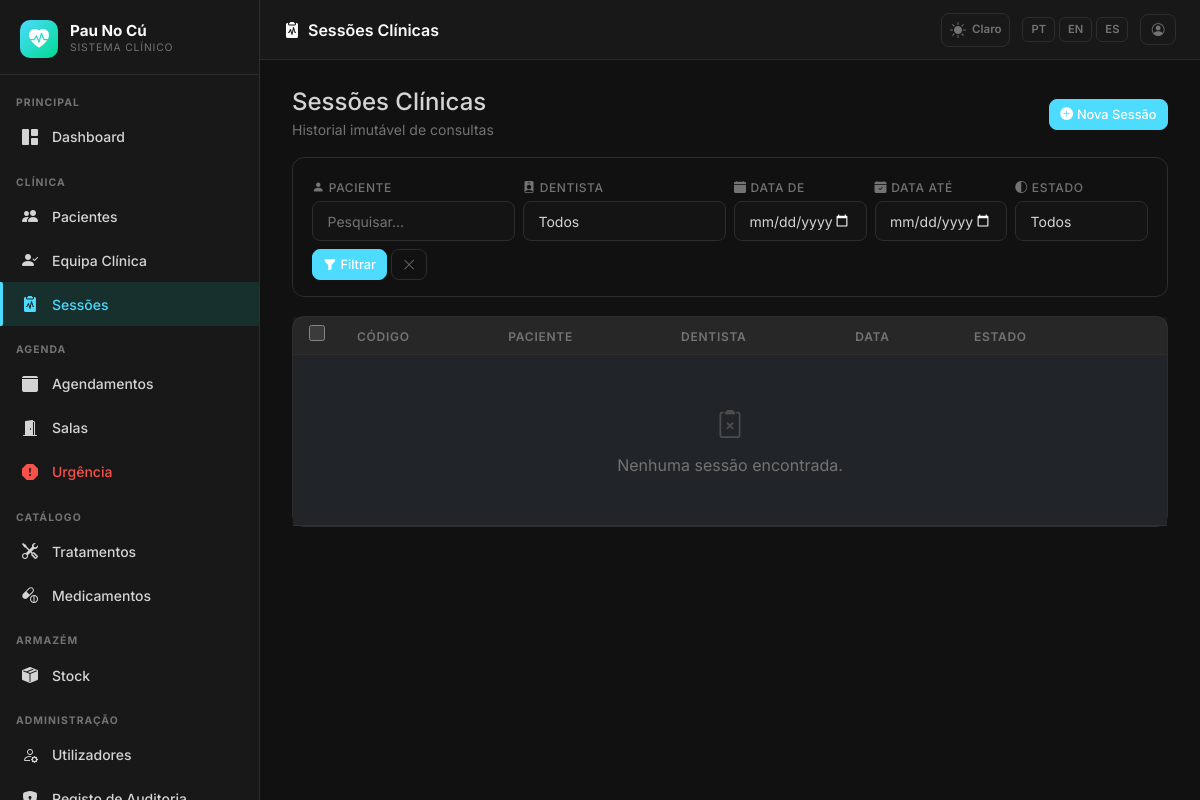
Before: /sessions/ (signed in) with the older database file.
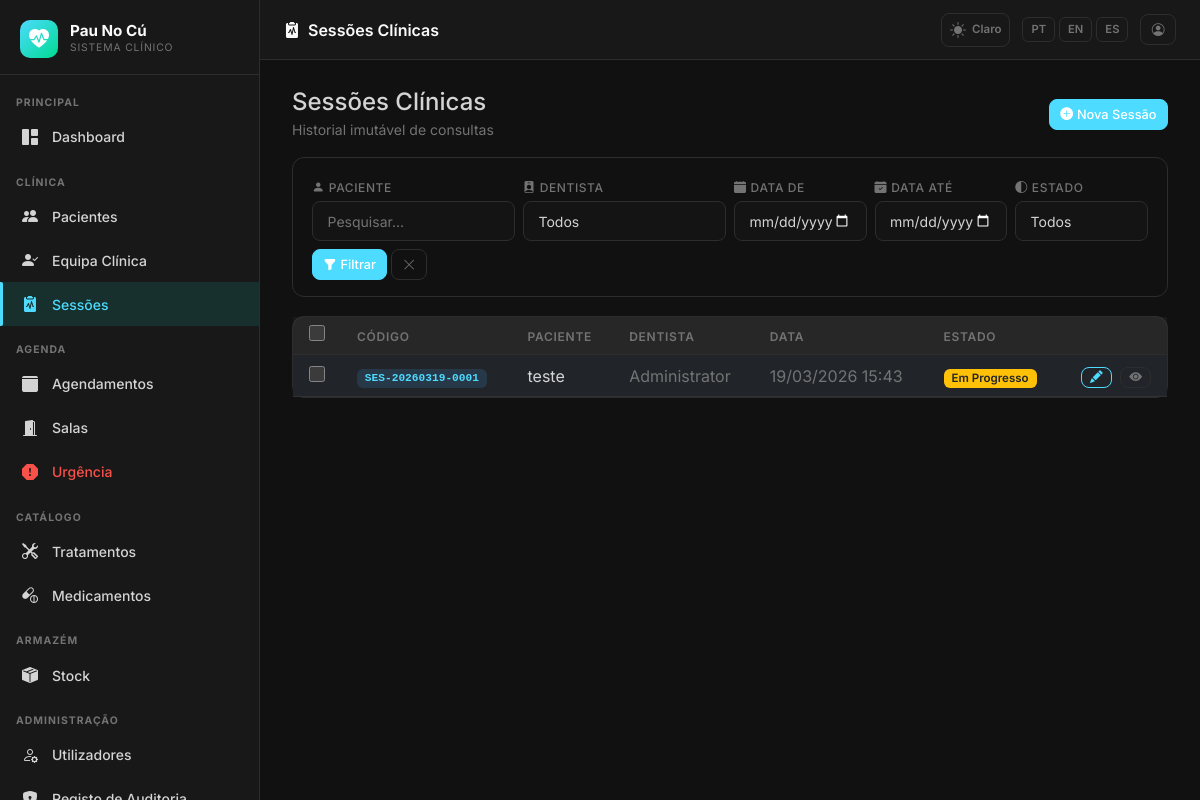
After: the same page with the newer database file.
### app/models.py (models this page shows, shortened)
class ClinicalSession(db.Model):
    __tablename__ = 'clinical_sessions'
    id = db.Column(db.Integer, primary_key=True)
    session_code = db.Column(db.String(30), unique=True, nullable=False, index=True)
    patient_id = db.Column(db.Integer, db.ForeignKey('patients.id'), nullable=False)
    dentist_id = db.Column(db.Integer, db.ForeignKey('users.id'), nullable=False)
    appointment_id = db.Column(db.Integer, db.ForeignKey('appointments.id'), nullable=True)
    session_date = db.Column(db.DateTime, nullable=False, default=lambda: datetime.now(timezone.utc))
    chief_complaint = db.Column(db.Text, nullable=True)
    clinical_notes = db.Column(db.Text, nullable=True)
    diagnosis = db.Column(db.Text, nullable=True)
    treatment_plan = db.Column(db.Text, nullable=True)
    odontogram_data = db.Column(db.JSON, nullable=True)
    status = db.Column(db.String(30), default=SessionStatus.SCHEDULED, nullable=False)
    closed_at = db.Column(db.DateTime, nullable=True)
    created_at = db.Column(db.DateTime, default=lambda: datetime.now(timezone.utc))
    created_by_id = db.Column(db.Integer, db.ForeignKey('users.id'), nullable=True)
    created_by = db.relationship('User', foreign_keys='ClinicalSession.created_by_id',
                                  backref='created_clinical_sessions')
    bp_systolic = db.Column(db.Integer, nullable=True)
    bp_diastolic = db.Column(db.Integer, nullable=True)
    heart_rate = db.Column(db.Integer, nullable=True)
    temperature = db.Column(db.Float, nullable=True)
    weight_kg = db.Column(db.Float, nullable=True)
    oxygen_saturation = db.Column(db.Integer, nullable=True)
    prescriptions = db.relationship('Prescription', backref='session', lazy='dynamic')
    xrays = db.relationship('XRay', backref='session', lazy='dynamic')
    evolution_photos = db.relationship('EvolutionPhoto', backref='session', lazy='dynamic')
    addenda = db.relationship('SessionAddendum', backref='session', lazy='dynamic',
                              order_by='SessionAddendum.created_at')
    session_consumables = db.relationship('SessionConsumable', backref='session',
                                          lazy='dynamic', order_by='SessionConsumable.created_at')
    _ADMIN_ONLY_FIELDS = frozenset(['created_by_id'])
    _INVARIANT_FIELDS = frozenset(['patient_id', 'dentist_id'])

class Patient(db.Model):
    __tablename__ = 'patients'
    id = db.Column(db.Integer, primary_key=True)
    user_id = db.Column(db.Integer, db.ForeignKey('users.id'), nullable=True)
    full_name = db.Column(db.String(200), nullable=False)
    date_of_birth = db.Column(db.Date, nullable=True)
    gender = db.Column(db.String(20), nullable=True)
    id_doc = db.Column('cpf_nif', db.String(30), nullable=True, unique=True)
    nationality = db.Column(db.String(100), nullable=True)
    address = db.Column(db.Text, nullable=True)
    city = db.Column(db.String(100), nullable=True)
    postal_code = db.Column(db.String(20), nullable=True)
    phone = db.Column(db.String(30), nullable=True)
    email = db.Column(db.String(120), nullable=True)
    emergency_contact_name = db.Column(db.String(200), nullable=True)
    emergency_contact_phone = db.Column(db.String(30), nullable=True)
    insurance_provider = db.Column(db.String(100), nullable=True)
    insurance_number = db.Column(db.String(50), nullable=True)
    photo_path = db.Column(db.String(500), nullable=True)
    anamnesis_pt = db.Column(db.Text, nullable=True)
    anamnesis_en = db.Column(db.Text, nullable=True)
    anamnesis_es = db.Column(db.Text, nullable=True)
    allergies_pt = db.Column(db.Text, nullable=True)
    allergies_en = db.Column(db.Text, nullable=True)
    allergies_es = db.Column(db.Text, nullable=True)
    medications_pt = db.Column(db.Text, nullable=True)
    medications_en = db.Column(db.Text, nullable=True)
    medications_es = db.Column(db.Text, nullable=True)
    chronic_conditions_pt = db.Column(db.Text, nullable=True)
    chronic_conditions_en = db.Column(db.Text, nullable=True)
    chronic_conditions_es = db.Column(db.Text, nullable=True)
    assigned_dentist_id = db.Column(db.Integer, db.ForeignKey('users.id'), nullable=True)
    is_active = db.Column(db.Boolean, default=True)
    created_at = db.Column(db.DateTime, default=lambda: datetime.now(timezone.utc))
    updated_at = db.Column(db.DateTime, default=lambda: datetime.now(timezone.utc),
                           onupdate=lambda: datetime.now(timezone.utc))
    user = db.relationship('User', foreign_keys=[user_id], backref='patient_profile')
    assigned_dentist = db.relationship('User', foreign_keys=[assigned_dentist_id], backref='assigned_patients')
    sessions = db.relationship('ClinicalSession', backref='patient', lazy='dynamic')
    appointments = db.relationship('Appointment', backref='patient', lazy='dynamic')
    care_team = db.relationship('PatientCareTeam', backref='patient', lazy='dynamic',
                                cascade='all, delete-orphan')

class User(UserMixin, db.Model):
    __tablename__ = 'users'
    id = db.Column(db.Integer, primary_key=True)
    username = db.Column(db.String(80), unique=True, nullable=False, index=True)
    email = db.Column(db.String(120), unique=True, nullable=False)
    full_name = db.Column(db.String(200), nullable=False)
    role = db.Column(db.String(30), nullable=False, default=Role.PATIENT)
    password_hash = db.Column(db.String(256), nullable=False)
    is_active = db.Column(db.Boolean, default=True)
    signature_path = db.Column(db.String(500), nullable=True)
    phone = db.Column(db.String(30), nullable=True)
    specialty = db.Column(db.String(100), nullable=True)
    created_at = db.Column(db.DateTime, default=lambda: datetime.now(timezone.utc))
    updated_at = db.Column(db.DateTime, default=lambda: datetime.now(timezone.utc),
                           onupdate=lambda: datetime.now(timezone.utc))
    sessions_as_dentist = db.relationship('ClinicalSession', foreign_keys='ClinicalSession.dentist_id',
                                           backref='dentist', lazy='dynamic')
    appointments_as_dentist = db.relationship('Appointment', foreign_keys='Appointment.dentist_id',
                                               backref='dentist', lazy='dynamic')
    role_definition = db.relationship('RoleDefinition',
                                       primaryjoin='User.role == RoleDefinition.name',
                                       foreign_keys='User.role',
                                       back_populates='users', lazy='select', uselist=False,
                                       viewonly=True)
    def role_display(self):
        role_map = {
            Role.SUPERADMIN: 'Superadmin',
            Role.CLINICAL_DIRECTOR: 'Diretor Clínico',
            Role.DENTIST: 'Dentista',
            Role.PATIENT: 'Paciente',
            Role.RECEPTION: 'Recepção',
        }
        return role_map.get(self.role, self.role)
    def role_badge_class(self):
        badge_map = {
            Role.SUPERADMIN: 'danger',
            Role.CLINICAL_DIRECTOR: 'primary',
            Role.DENTIST: 'success',
            Role.PATIENT: 'info',
            Role.RECEPTION: 'warning',
        }
        return badge_map.get(self.role, 'secondary')

### app/sessions/routes.py (the view)
@sessions_bp.route('/')
@login_required
def index():
    if current_user.role not in [Role.SUPERADMIN, Role.CLINICAL_DIRECTOR, Role.DENTIST]:
        abort(403)
    page       = request.args.get('page', 1, type=int)
    f_status   = request.args.get('status', '')
    f_dentist  = request.args.get('dentist_id', '', type=str)
    f_patient  = request.args.get('patient_q', '').strip()
    f_date_from = request.args.get('date_from', '')
    f_date_to   = request.args.get('date_to', '')
    q = ClinicalSession.query.order_by(ClinicalSession.session_date.desc())
    if current_user.role == Role.DENTIST:
        q = q.filter_by(dentist_id=current_user.id)
    elif f_dentist:
        q = q.filter_by(dentist_id=int(f_dentist))
    if f_status:
        q = q.filter_by(status=f_status)
    if f_patient:
        q = q.join(Patient, ClinicalSession.patient_id == Patient.id)\
              .filter(Patient.full_name.ilike(f'%{f_patient}%'))
    if f_date_from:
        try:
            q = q.filter(ClinicalSession.session_date >= datetime.fromisoformat(f_date_from))
        except ValueError:
            pass
    if f_date_to:
        try:
            q = q.filter(ClinicalSession.session_date <= datetime.fromisoformat(f_date_to + 'T23:59:59'))
        except ValueError:
            pass
    sessions = q.paginate(page=page, per_page=20)
    dentists = User.query.filter(User.role.in_(['superadmin', 'clinical_director', 'dentist'])).order_by(User.full_name).all()
    return render_template('sessions/index.html', sessions=sessions, dentists=dentists,
                           f_status=f_status, f_dentist=f_dentist, f_patient=f_patient,
                           f_date_from=f_date_from, f_date_to=f_date_to)

### app/__init__.py (called while the page is built)
def get_locale():
    lang = session.get('lang')
    if lang in ['pt', 'en', 'es']:
        return lang
    return 'pt'

### app/models.py (called while the page is built)
    @classmethod
    def all_as_dict(cls):
        stored = {s.key: s.value for s in cls.query.all()}
        result = dict(cls._DEFAULTS)
        result.update(stored)
        return result

### app/templates/sessions/index.html (shortened to what the changed rows need)
{% extends 'base.html' %}
{% block content %}
<form method="POST" action="{{ url_for('sessions.bulk_action') }}" id="bulkForm">
  {% set _sl = {'scheduled':_('Agendada'),'in_progress':_('Em Progresso'),'closed':_('Fechada'),'completed':_('Concluída'),'cancelled':_('Cancelada')} %}
  {% set _sc = {'scheduled':'primary','in_progress':'warning','closed':'success','completed':'success','cancelled':'secondary'} %}
  {% set _st = {'scheduled':'','in_progress':'text-dark','closed':'','completed':'','cancelled':''} %}
  <div class="dc-card p-0 sess-table-wrap">
    <div class="table-responsive">
      <table class="table table-hover mb-0" style="color:var(--dc-text)">
        <thead style="border-bottom:1px solid var(--dc-border)">
          <tr style="color:var(--dc-text-muted);font-size:.78rem;text-transform:uppercase;letter-spacing:.05em">
            <th class="row-cb px-3 py-2">
              <input type="checkbox" class="table-check" id="checkAll" title="{{ _('Seleccionar tudo') }}">
            </th>
            <th class="px-3 py-2">{{ _('Código') }}</th>
            <th class="px-3 py-2">{{ _('Paciente') }}</th>
            <th class="px-3 py-2">{{ _('Dentista') }}</th>
            <th class="px-3 py-2">{{ _('Data') }}</th>
            <th class="px-3 py-2">{{ _('Estado') }}</th>
            <th class="px-3 py-2"></th>
          </tr>
        </thead>
        <tbody>
          {% for s in sessions.items %}
          <tr style="cursor:pointer" onclick="location.href='{{ url_for('sessions.detail', session_id=s.id) }}'">
            <td class="row-cb px-3 py-2" onclick="event.stopPropagation()">
              <input type="checkbox" name="session_ids" value="{{ s.id }}"
                     class="table-check row-cb-input" onchange="updateBar()">
            </td>
            <td class="px-3 py-2">
              <span class="badge" style="background:rgba(74,158,255,.15);color:var(--dc-primary);font-family:monospace">
                {{ s.session_code }}
              </span>
            </td>
            <td class="px-3 py-2">
              <a href="{{ url_for('patients.detail', patient_id=s.patient_id) }}"
                 onclick="event.stopPropagation()"
                 style="color:var(--dc-text);text-decoration:none">
                {{ s.patient.full_name if s.patient else '—' }}
              </a>
            </td>
            <td class="px-3 py-2" style="color:var(--dc-text-muted)">{{ s.dentist.full_name if s.dentist else '—' }}</td>
            <td class="px-3 py-2" style="color:var(--dc-text-muted);white-space:nowrap">{{ s.session_date.strftime('%d/%m/%Y %H:%M') }}</td>
            <td class="px-3 py-2">
              <span class="badge bg-{{ _sc.get(s.status,'secondary') }} {{ _st.get(s.status,'') }}"
                    style="font-size:.72rem">
                {{ _sl.get(s.status, s.status) }}
              </span>
            </td>
            <td class="px-3 py-2 text-end" onclick="event.stopPropagation()">
              {% if s.status != 'closed' %}
              <a href="{{ url_for('sessions.edit', session_id=s.id) }}"
                 class="btn btn-sm btn-outline-primary py-0 px-2 me-1">
                <i class="bi bi-pencil-fill"></i>
              </a>
              {% endif %}
              <a href="{{ url_for('sessions.detail', session_id=s.id) }}"
                 class="btn btn-sm btn-outline-secondary py-0 px-2">
                <i class="bi bi-eye-fill"></i>
              </a>
            </td>
          </tr>
          {% else %}
          <tr>
            <td colspan="7" class="text-center py-5" style="color:var(--dc-text-muted)">
              <i class="bi bi-clipboard2-x fs-3 d-block mb-2 opacity-50"></i>
              {{ _('Nenhuma sessão encontrada.') }}
            </td>
          </tr>
          {% endfor %}
        </tbody>
      </table>
    </div>
  </div>
</form>
{% endblock %}

Changed rows visible on the page:
added ClinicalSession: session_code "SES-20260319-0001", patient "teste", dentist "Administrator", session_date "19/03/2026 15:43", get "Em Progresso"
Other visible differences:
text no longer shown: "Nenhuma sessão encontrada."
